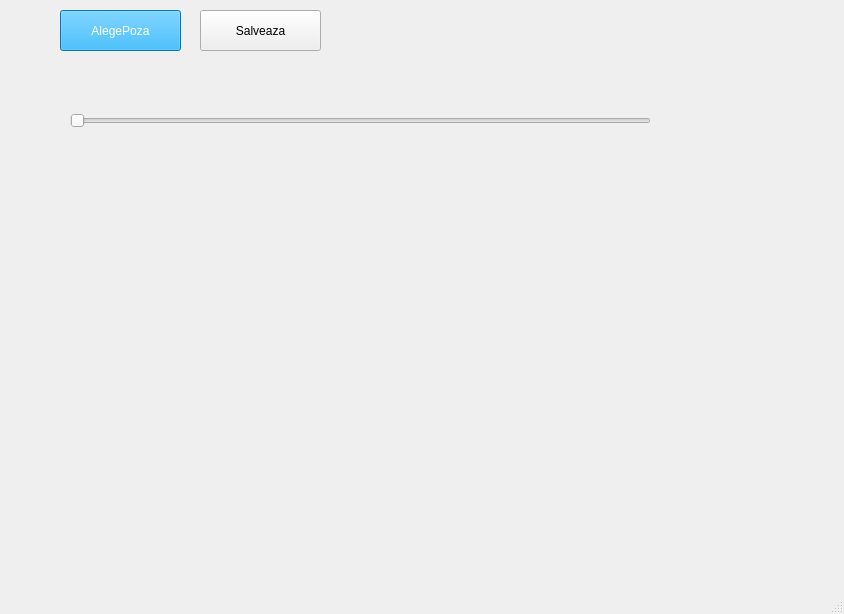
<?xml version="1.0" encoding="UTF-8"?>
<ui version="4.0">
 <class>MainWindow</class>
 <widget class="QMainWindow" name="MainWindow">
  <property name="geometry">
   <rect>
    <x>0</x>
    <y>0</y>
    <width>844</width>
    <height>614</height>
   </rect>
  </property>
  <property name="windowTitle">
   <string>MainWindow</string>
  </property>
  <property name="styleSheet">
   <string notr="true"/>
  </property>
  <widget class="QWidget" name="centralwidget">
   <widget class="QPushButton" name="AlegePoza">
    <property name="geometry">
     <rect>
      <x>60</x>
      <y>10</y>
      <width>121</width>
      <height>41</height>
     </rect>
    </property>
    <property name="styleSheet">
     <string notr="true">background-color: rgb(0, 170, 255);
color: rgb(255, 255, 255);
font: 75 12pt &quot;Courier New&quot;;</string>
    </property>
    <property name="text">
     <string>AlegePoza</string>
    </property>
   </widget>
   <widget class="QLabel" name="label">
    <property name="geometry">
     <rect>
      <x>70</x>
      <y>140</y>
      <width>591</width>
      <height>401</height>
     </rect>
    </property>
    <property name="text">
     <string/>
    </property>
   </widget>
   <widget class="QSlider" name="SnowSlider">
    <property name="geometry">
     <rect>
      <x>70</x>
      <y>110</y>
      <width>581</width>
      <height>22</height>
     </rect>
    </property>
    <property name="styleSheet">
     <string notr="true"/>
    </property>
    <property name="orientation">
     <enum>Qt::Horizontal</enum>
    </property>
   </widget>
   <widget class="QLabel" name="minim">
    <property name="geometry">
     <rect>
      <x>80</x>
      <y>80</y>
      <width>81</width>
      <height>16</height>
     </rect>
    </property>
    <property name="text">
     <string/>
    </property>
   </widget>
   <widget class="QLabel" name="maxim">
    <property name="geometry">
     <rect>
      <x>640</x>
      <y>80</y>
      <width>81</width>
      <height>16</height>
     </rect>
    </property>
    <property name="text">
     <string/>
    </property>
   </widget>
   <widget class="QPushButton" name="Salveaza">
    <property name="geometry">
     <rect>
      <x>200</x>
      <y>10</y>
      <width>121</width>
      <height>41</height>
     </rect>
    </property>
    <property name="styleSheet">
     <string notr="true">font: 75 12pt &quot;Courier New&quot;;
</string>
    </property>
    <property name="text">
     <string>Salveaza</string>
    </property>
   </widget>
  </widget>
  <widget class="QMenuBar" name="menubar">
   <property name="geometry">
    <rect>
     <x>0</x>
     <y>0</y>
     <width>844</width>
     <height>21</height>
    </rect>
   </property>
  </widget>
  <widget class="QStatusBar" name="statusbar"/>
 </widget>
 <resources/>
 <connections/>
</ui>
